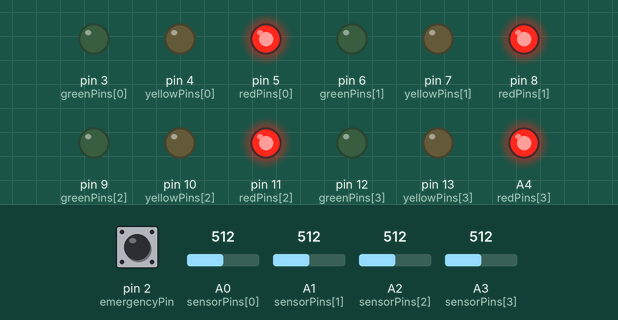
Simulated run of this sketch. Board: Arduino Uno, built with avr-gcc and run on an emulated ATmega328P. Parts: output pins drawn as LEDs (lit = HIGH). Inputs (shaded band) come from the test bench; at power-on: pin 2 (emergencyPin) HIGH, A0 (sensorPins[0]) = 512, A1 (sensorPins[1]) = 512, A2 (sensorPins[2]) = 512, A3 (sensorPins[3]) = 512. What the sketch prints to the serial monitor is not drawn.

Above: at 1.0 s.
At 7.0 s:
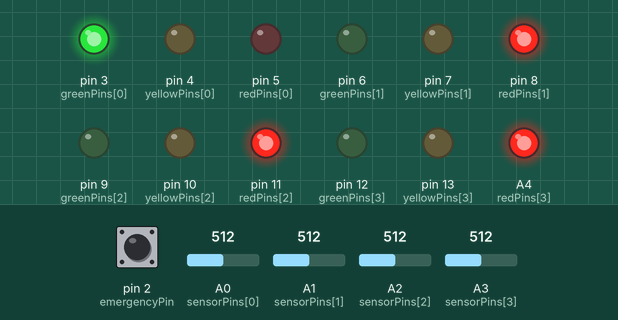
At 13.5 s:
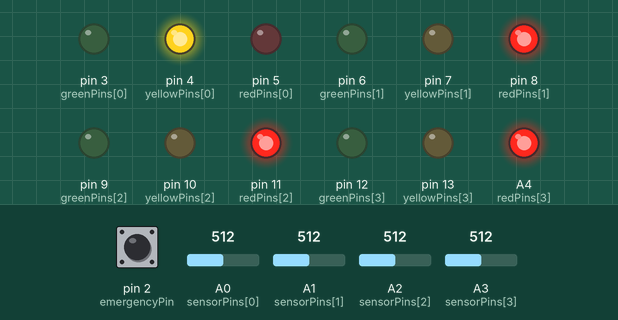
Timing chart, 0 to 19.5 s (numbered marks = the images above):
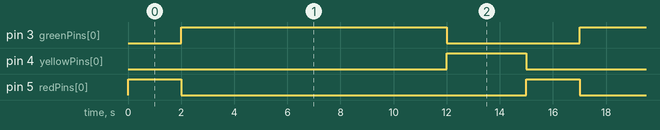

The sketch:

Arduino.ino
```cpp
// Pin assignments
const int sensorPins[4] = {A0, A1, A2, A3};
const int greenPins[4] = {3, 6, 9, 12};
const int yellowPins[4] = {4, 7, 10, 13};
// Using A4 as a digital pin for the last red light is acceptable,
// but for clarity and consistency, a dedicated digital pin is often preferred if available.
const int redPins[4] = {5, 8, 11, A4};
const int emergencyPin = 2;

// Traffic control timings (ms)
const unsigned long baseGreen = 10000;
const unsigned long maxGreen = 30000;
const unsigned long yellowTime = 3000;
const unsigned long allRedTime = 2000; // Time for all lights to be red between cycles
const unsigned long emergencyHoldTime = 15000; // How long to clear intersection in emergency
const unsigned long debounceDelay = 50; // Debounce time for buttons

// Sensor & traffic thresholds
const int sensorThreshold = 300; // Not directly used in current density logic, but good to have
const int heavyThreshold = 600;

// Global variable to keep track of the currently active lane
int currentActiveLane = -1; // -1 indicates no lane is active initially

// --- Function Declarations ---
void handleEmergency();
void cycleSignal(int lane, unsigned long greenTime);
void setLights(int lane, bool green, bool yellow, bool red);
void allLightsRed();

void setup() {
  Serial.begin(9600);
  for (int i = 0; i < 4; i++) {
    pinMode(sensorPins[i], INPUT);
    pinMode(greenPins[i], OUTPUT);
    pinMode(yellowPins[i], OUTPUT);
    pinMode(redPins[i], OUTPUT);
  }
  pinMode(emergencyPin, INPUT_PULLUP); // Use internal pull-up

  allLightsRed(); // Start all red initially
}

void loop() {
  // Simple debouncing for emergency pin
  static unsigned long lastEmergencyDebounceTime = 0;
  static int lastEmergencyButtonState = HIGH;
  int currentEmergencyButtonState = digitalRead(emergencyPin);

  if (currentEmergencyButtonState != lastEmergencyButtonState) {
    lastEmergencyDebounceTime = millis();
  }

  if ((millis() - lastEmergencyDebounceTime) > debounceDelay) {
    if (currentEmergencyButtonState == LOW && lastEmergencyButtonState == HIGH) { // Only trigger on a transition from HIGH to LOW
      handleEmergency();
    }
  }
  lastEmergencyButtonState = currentEmergencyButtonState;


  // If still in emergency mode (button held down and within emergency window),
  // handleEmergency would keep being called if it returned to loop immediately.
  // The current handleEmergency() has a blocking wait, which simplifies this.
  // However, if we make handleEmergency non-blocking, this check would be important.
  // For now, it's ok because handleEmergency blocks until emergency is 'cleared' or timed out.


  int densities[4];
  for (int i = 0; i < 4; i++) {
    densities[i] = analogRead(sensorPins[i]);
    Serial.print("Lane "); Serial.print(i + 1); // For user-friendly output
    Serial.print(": "); Serial.println(densities[i]);
  }

  int maxLane = 0;
  for (int i = 1; i < 4; i++) {
    if (densities[i] > densities[maxLane]) {
      maxLane = i;
    }
  }

  // If the currently active lane is still the busiest, extend its green time,
  // or apply the calculated green time directly. This avoids unnecessary cycling
  // if the same lane remains dominant.
  if (maxLane == currentActiveLane) {
      // Logic for extending green for the same lane could go here,
      // but for simplicity, we'll just re-evaluate and apply.
      // The current cycleSignal implementation will handle turning off and on lights correctly.
  }


  unsigned long greenTime = baseGreen;
  if (densities[maxLane] > heavyThreshold) {
    // Ensure map function doesn't produce values outside baseGreen to maxGreen
    greenTime = map(constrain(densities[maxLane], heavyThreshold, 1023), heavyThreshold, 1023, baseGreen, maxGreen);
    greenTime = min(greenTime, maxGreen); // Redundant after constrain, but good for clarity
  }

  cycleSignal(maxLane, greenTime);
}

// Helper function to set lights for a specific lane
void setLights(int lane, bool green, bool yellow, bool red) {
  digitalWrite(greenPins[lane], green ? HIGH : LOW);
  digitalWrite(yellowPins[lane], yellow ? HIGH : LOW);
  digitalWrite(redPins[lane], red ? HIGH : LOW);
}

// Helper function to set all lights to red
void allLightsRed() {
  for (int i = 0; i < 4; i++) {
    setLights(i, LOW, LOW, HIGH); // Green=OFF, Yellow=OFF, Red=ON
  }
}

void cycleSignal(int newActiveLane, unsigned long greenTime) {
  // If the new active lane is the same as the current one,
  // we might want to extend the green rather than cycle.
  // For now, this function will perform a full cycle.
  // To avoid flicker and ensure proper sequence:

  if (currentActiveLane != -1 && currentActiveLane != newActiveLane) {
    // If there was a previously active lane and it's different from the new one
    setLights(currentActiveLane, LOW, HIGH, LOW); // Old lane to Yellow
    delay(yellowTime);
    setLights(currentActiveLane, LOW, LOW, HIGH); // Old lane to Red
    delay(allRedTime); // Short all-red period for intersection clearing
  } else if (currentActiveLane == -1) {
    // First run or after emergency, ensure all are red before first green
    allLightsRed();
    delay(allRedTime); // Initial all-red
  } else if (currentActiveLane == newActiveLane) {
    // If the same lane is still the max, just continue its green.
    // The previous delay(greenTime) already handled this.
    // We just return and let the loop re-evaluate.
    // This assumes loop calls cycleSignal after a delay.
    // If we want to extend, the logic needs to be outside this function
    // or this function needs to be re-thought to manage state better.
    // For now, it will simply re-set the lights and apply delay.
  }


  // Now activate the new active lane
  setLights(newActiveLane, HIGH, LOW, LOW); // New lane to Green
  currentActiveLane = newActiveLane; // Update global tracking
  delay(greenTime); // Hold green for calculated time

  // After green, transition this lane to yellow then red
  setLights(currentActiveLane, LOW, HIGH, LOW); // Current lane to Yellow
  delay(yellowTime);
  setLights(currentActiveLane, LOW, LOW, HIGH); // Current lane to Red
  delay(allRedTime); // Short all-red period before next cycle starts
}


void handleEmergency() {
  Serial.println("Emergency detected! Clearing intersection...");

  allLightsRed(); // Set all lights to red during emergency clearing
  // Consider flashing all yellow/red during emergency, but all red is a safe default.

  unsigned long startTime = millis();
  // Wait for the emergency button to be released OR for a timeout
  while (digitalRead(emergencyPin) == LOW && (millis() - startTime) < emergencyHoldTime) {
    // Optionally flash all red lights here to indicate emergency
    // Example:
    // for(int i=0; i<4; i++) digitalWrite(redPins[i], HIGH);
    // delay(250);
    // for(int i=0; i<4; i++) digitalWrite(redPins[i], LOW);
    // delay(250);
    // This would make it non-blocking for a short flash, but the main loop is paused.
    // For a simple blocking emergency, a small delay is fine.
    delay(50); // Small delay to prevent busy-waiting too aggressively
  }

  // After emergency state, ensure all are red and reset active lane
  allLightsRed();
  currentActiveLane = -1; // Reset active lane state
  Serial.println("Emergency cleared. Resuming normal operation.");
}
```

Measured:
- by itself, pin 3 (greenPins[0]): alternates HIGH for 10.0 s and LOW for 5.0 s
- by itself, pin 4 (yellowPins[0]): alternates HIGH for 3.0 s and LOW for 12.0 s
- by itself, pin 5 (redPins[0]): alternates HIGH for 2.0 s and LOW for 13.0 s
